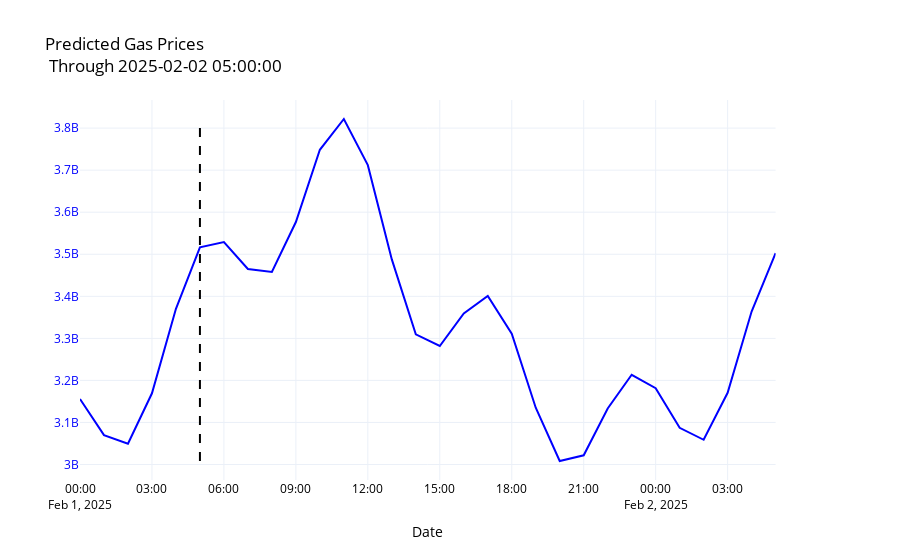

Source (notebook cell):
### Markdown cell above
# Burn Rate Calculations

### Code cell
y_fig
